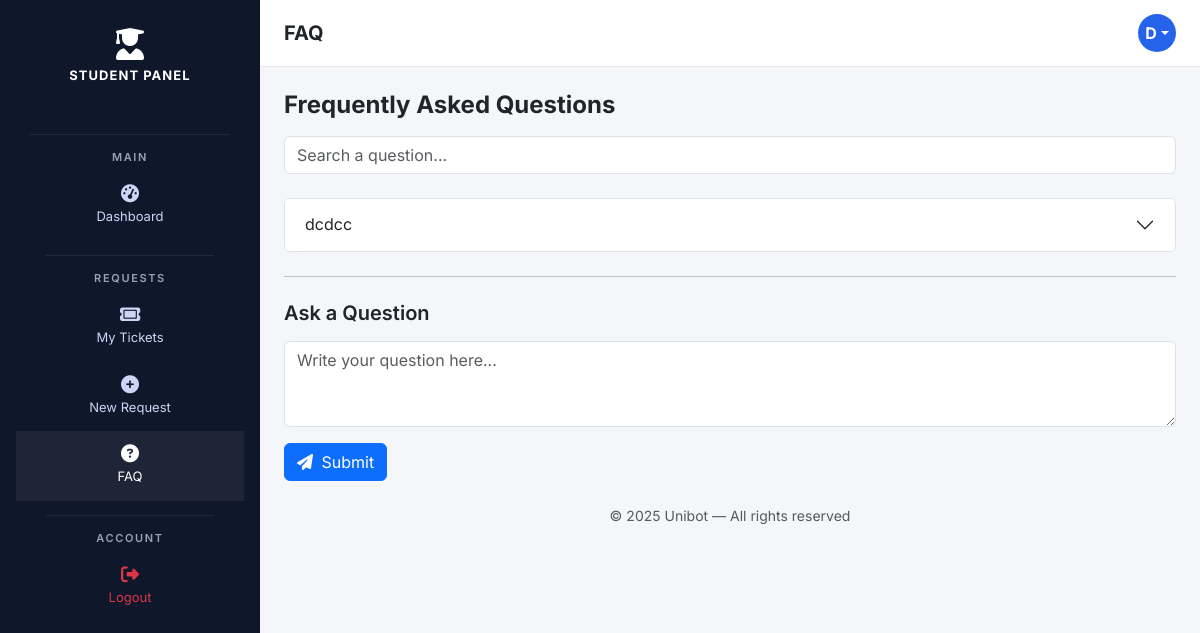
Before: /student/faq.php (signed in) with the older database file.
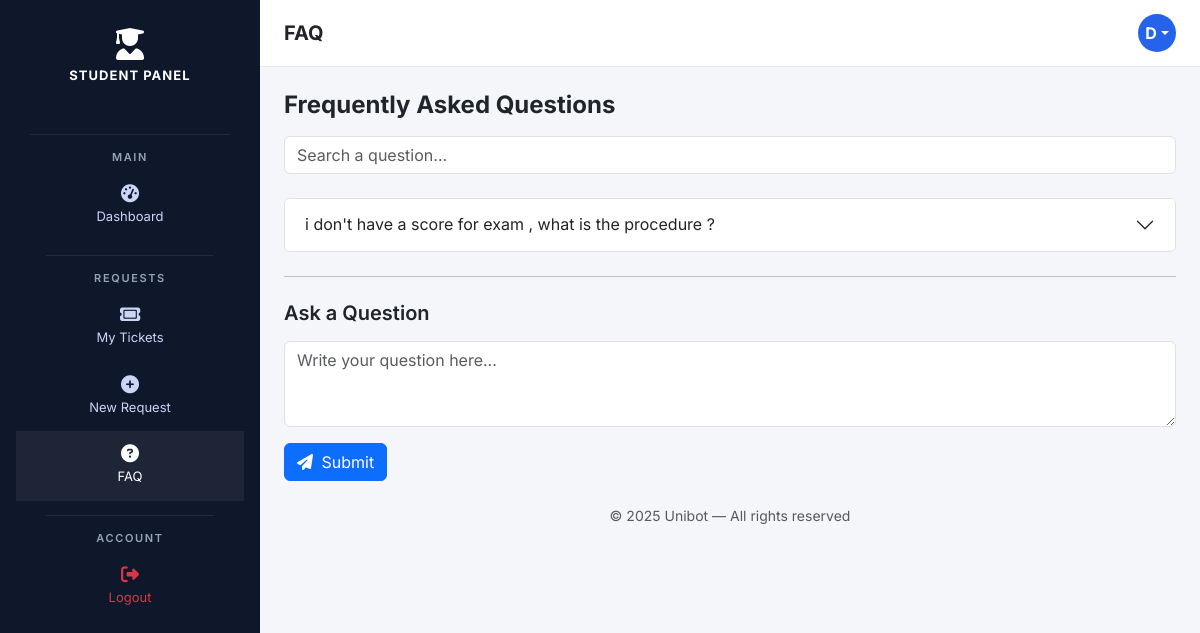
After: the same page with the newer database file.
### tables this page shows
CREATE TABLE `faqs` (
  `id` int(11) NOT NULL,
  `question` text NOT NULL,
  `answer` text NOT NULL,
  `created_at` timestamp NOT NULL DEFAULT current_timestamp()
);

### student/faq.php (the view, shortened to what this page needs)
<?php
require_once __DIR__ . '/../config/db.php';
$name      = $_SESSION['name'] ?? 'Student';
$initials  = strtoupper($name[0]);
$stmt = $conn->query("SELECT * FROM faqs ORDER BY created_at DESC");
$faqs = $stmt->fetchAll(PDO::FETCH_ASSOC);
?>
<!doctype html>
<html lang="en">
<head>
<link href="https://cdn.jsdelivr.net/npm/bootstrap@5.3.0/dist/css/bootstrap.min.css" rel="stylesheet">
<link href="https://cdnjs.cloudflare.com/ajax/libs/font-awesome/6.5.0/css/all.min.css" rel="stylesheet">
</head>
<body>
<div class="d-flex">
<aside class="sidebar">
    <div class="sidebar-header">
        <i class="fa-solid fa-user-graduate"></i>
        <h5>STUDENT PANEL</h5>
    </div>
    <div class="sidebar-divider"></div>
    <div class="sidebar-nav px-3">
        <div class="sidebar-section">MAIN</div>
        <a href="dashboard.php"><i class="fa-solid fa-gauge-high"></i><span>Dashboard</span></a>
        <div class="sidebar-divider"></div>
        <div class="sidebar-section">REQUESTS</div>
        <a href="tickets.php"><i class="fa-solid fa-ticket"></i><span>My Tickets</span></a>
        <a href="new_ticket.php"><i class="fa-solid fa-plus-circle"></i><span>New Request</span></a>
        <a href="faq.php" class="active"><i class="fa-solid fa-circle-question"></i><span>FAQ</span></a>
        <div class="sidebar-divider"></div>
        <div class="sidebar-section">ACCOUNT</div>
        <a href="../auth/logout.php" class="text-danger"><i class="fa-solid fa-right-from-bracket"></i><span>Logout</span></a>
    </div>
</aside>
<main class="flex-grow-1">
<div class="topbar">
    <h5 class="fw-bold mb-0">FAQ</h5>
    <div class="dropdown">
        <div class="avatar dropdown-toggle" data-bs-toggle="dropdown"><?= $initials ?></div>
    </div>
</div>
<div class="p-4">
<h4 class="fw-bold mb-3">Frequently Asked Questions</h4>
<input type="text" id="faqSearch" class="form-control mb-4" placeholder="Search a question...">
<div class="accordion" id="faqAccordion">
<?php if(empty($faqs)): ?>
<div class="text-muted">No FAQs available.</div>
<?php else: foreach($faqs as $faq): ?>
<div class="accordion-item mb-2">
    <h2 class="accordion-header" id="heading<?= $faq['id'] ?>">
        <button class="accordion-button collapsed faq-question" type="button" data-bs-toggle="collapse" data-bs-target="#faq<?= $faq['id'] ?>" aria-expanded="false" aria-controls="faq<?= $faq['id'] ?>">
            <?= htmlspecialchars($faq['question']) ?>
        </button>
    </h2>
</div>
<?php endforeach; endif; ?>
</div>
<hr class="my-4">
<h5 class="fw-semibold mb-3">Ask a Question</h5>
<form method="POST" action="faq.php">
    <textarea name="question" class="form-control mb-3" rows="3" placeholder="Write your question here..." required></textarea>
    <button class="btn btn-primary"><i class="fa-solid fa-paper-plane me-1"></i> Submit</button>
</form>
<footer class="text-center mt-4 text-muted small">
    © 2025 Unibot — All rights reserved
</footer>
</div>
</main>
</div>
</body>
</html>

Changed rows visible on the page:
removed faqs: question "dcdcc"
added faqs: question "i don't have a score for exam , what is the procedure ?"
